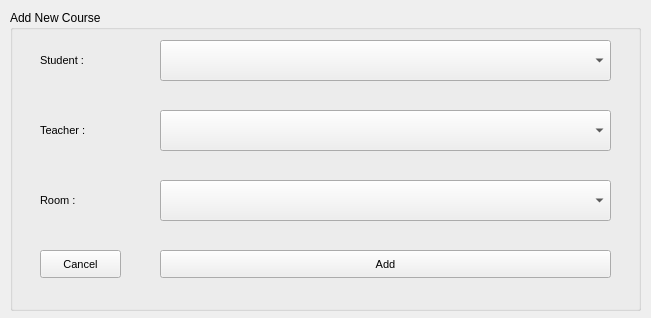
<?xml version="1.0" encoding="UTF-8"?>
<ui version="4.0">
 <class>Form</class>
 <widget class="QWidget" name="Form">
  <property name="geometry">
   <rect>
    <x>0</x>
    <y>0</y>
    <width>651</width>
    <height>318</height>
   </rect>
  </property>
  <property name="windowTitle">
   <string>Form</string>
  </property>
  <widget class="QGroupBox" name="groupBox">
   <property name="geometry">
    <rect>
     <x>10</x>
     <y>10</y>
     <width>631</width>
     <height>301</height>
    </rect>
   </property>
   <property name="title">
    <string>Add New Course</string>
   </property>
   <widget class="QLabel" name="label_2">
    <property name="geometry">
     <rect>
      <x>30</x>
      <y>100</y>
      <width>111</width>
      <height>41</height>
     </rect>
    </property>
    <property name="font">
     <font>
      <pointsize>8</pointsize>
     </font>
    </property>
    <property name="text">
     <string>Teacher :</string>
    </property>
   </widget>
   <widget class="QPushButton" name="cancelBtn">
    <property name="geometry">
     <rect>
      <x>30</x>
      <y>240</y>
      <width>81</width>
      <height>28</height>
     </rect>
    </property>
    <property name="font">
     <font>
      <pointsize>8</pointsize>
     </font>
    </property>
    <property name="text">
     <string>Cancel</string>
    </property>
   </widget>
   <widget class="QComboBox" name="comboStudent">
    <property name="geometry">
     <rect>
      <x>150</x>
      <y>30</y>
      <width>451</width>
      <height>41</height>
     </rect>
    </property>
    <property name="font">
     <font>
      <pointsize>8</pointsize>
     </font>
    </property>
   </widget>
   <widget class="QLabel" name="label">
    <property name="geometry">
     <rect>
      <x>30</x>
      <y>30</y>
      <width>111</width>
      <height>41</height>
     </rect>
    </property>
    <property name="font">
     <font>
      <pointsize>8</pointsize>
     </font>
    </property>
    <property name="text">
     <string>Student :</string>
    </property>
   </widget>
   <widget class="QComboBox" name="comboRoom">
    <property name="geometry">
     <rect>
      <x>150</x>
      <y>170</y>
      <width>451</width>
      <height>41</height>
     </rect>
    </property>
    <property name="font">
     <font>
      <pointsize>8</pointsize>
     </font>
    </property>
   </widget>
   <widget class="QLabel" name="label_3">
    <property name="geometry">
     <rect>
      <x>30</x>
      <y>170</y>
      <width>111</width>
      <height>41</height>
     </rect>
    </property>
    <property name="font">
     <font>
      <pointsize>8</pointsize>
     </font>
    </property>
    <property name="text">
     <string>Room :</string>
    </property>
   </widget>
   <widget class="QPushButton" name="addBtn">
    <property name="geometry">
     <rect>
      <x>150</x>
      <y>240</y>
      <width>451</width>
      <height>28</height>
     </rect>
    </property>
    <property name="font">
     <font>
      <pointsize>8</pointsize>
     </font>
    </property>
    <property name="text">
     <string>Add</string>
    </property>
   </widget>
   <widget class="QComboBox" name="comboTeacher">
    <property name="geometry">
     <rect>
      <x>150</x>
      <y>100</y>
      <width>451</width>
      <height>41</height>
     </rect>
    </property>
    <property name="font">
     <font>
      <pointsize>8</pointsize>
     </font>
    </property>
   </widget>
  </widget>
 </widget>
 <resources/>
 <connections/>
</ui>
